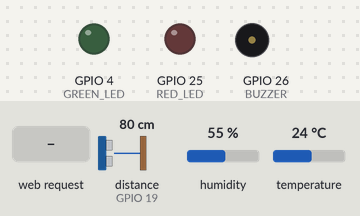
Bench run of a sketch on a simulated ESP32. Shown: output pins drawn as LEDs (lit = HIGH), buzzer (waves = sounding, pin HIGH). The test bench sets the inputs (shaded band); at power-on: distance to the obstacle (sensor on GPIO 19) 80 cm, humidity 55 %, temperature 24 °C. The echo pulse lasts 58.3 µs per cm; WiFi joins after 1.5 s; servers stay silent unless stated; pins used as bus, display or sensor lines are not drawn; what the sketch prints to the serial monitor is not drawn.

Above: at 2.7 s.
2.8 s: HTTP request GET /data received
At 3.4 s:
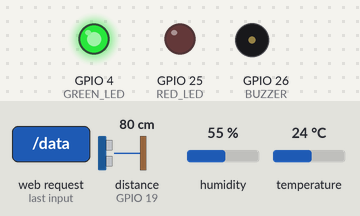
Timing chart, 0 to 5.8 s (numbered marks = the images above; inputs shaded):
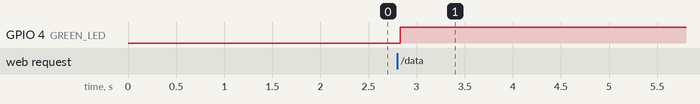

The sketch:

Water_Quality_Phone_.ino
```cpp
#include <WiFi.h>
#include <WebServer.h>
#include <DHT.h>

// ==== Pin Configuration ====
#define DHTPIN 21
#define DHTTYPE DHT11
#define TDS_PIN 34
#define TRIG_PIN 18
#define ECHO_PIN 19
#define RED_LED 25
#define GREEN_LED 4
#define BUZZER 26

// ==== WiFi Details ====
const char* ssid = "Oneplus 11R";
const char* password = "Password";

// ==== Sensor Setup ====
DHT dht(DHTPIN, DHTTYPE);
WebServer server(80);

// ==== Global Variables ====
float temperature, humidity, tds, waterLevel;
bool badWater, overflow;

void readSensors() {
  temperature = dht.readTemperature();
  humidity = dht.readHumidity();
  int analogValue = analogRead(TDS_PIN);
  float voltage = analogValue * (3.3 / 4095.0);
  tds = (133.42 * voltage * voltage * voltage - 255.86 * voltage * voltage + 857.39 * voltage) * 0.5;

  digitalWrite(TRIG_PIN, LOW);
  delayMicroseconds(2);
  digitalWrite(TRIG_PIN, HIGH);
  delayMicroseconds(10);
  digitalWrite(TRIG_PIN, LOW);
  long duration = pulseIn(ECHO_PIN, HIGH);
  waterLevel = duration * 0.034 / 2;

  badWater = (tds > 1000 || temperature < 10 || temperature > 50);
  overflow = (waterLevel < 3);

  digitalWrite(RED_LED, badWater || overflow);
  digitalWrite(GREEN_LED, !badWater && !overflow);
  digitalWrite(BUZZER, badWater || overflow);
}

String getHTML() {
  String html = R"rawliteral(
    <!DOCTYPE html>
    <html>
    <head>
      <meta charset="UTF-8">
      <meta name="viewport" content="width=device-width, initial-scale=1.0">
      <style>
        body {
          font-family: 'Segoe UI', Tahoma, Geneva, Verdana, sans-serif;
          background: linear-gradient(to right, #eef2f3, #8e9eab);
          color: #333;
          text-align: center;
          padding: 20px;
        }
        .container {
          max-width: 420px;
          margin: auto;
        }
        .card {
          background: #fff;
          padding: 20px;
          border-radius: 16px;
          box-shadow: 0 8px 20px rgba(0,0,0,0.1);
          margin-top: 20px;
        }
        h2 {
          color: #0066cc;
          font-size: 24px;
          margin-bottom: 12px;
        }
        .value {
          font-size: 20px;
          margin: 12px 0;
        }
        .label {
          font-weight: bold;
          margin-right: 10px;
        }
        .status {
          font-size: 18px;
          font-weight: bold;
          margin-top: 15px;
        }
        .ok { color: green; }
        .alert { color: red; }
        .refreshing {
          font-size: 12px;
          color: #888;
          margin-top: 5px;
        }
      </style>
      <script>
        setInterval(() => {
          fetch("/data")
            .then(res => res.json())
            .then(data => {
              document.getElementById("temp").innerHTML = data.temperature + " °C";
              document.getElementById("humid").innerHTML = data.humidity + " %";
              document.getElementById("tds").innerHTML = data.tds + " ppm";
              document.getElementById("level").innerHTML = data.level + " cm";
              document.getElementById("status").innerHTML = data.statusText;
              document.getElementById("status").className = "status " + data.statusClass;
            });
        }, 2000);
      </script>
    </head>
    <body>
      <div class="container">
        <h2>💧 ESP32 Water Quality Monitor</h2>
        <div class="card">
          <p class="value"><span class="label">🌡️ Temperature:</span><span id="temp">--</span></p>
          <p class="value"><span class="label">💦 Humidity:</span><span id="humid">--</span></p>
          <p class="value"><span class="label">🧪 TDS:</span><span id="tds">--</span></p>
          <p class="value"><span class="label">📏 Water Level:</span><span id="level">--</span></p>
          <p id="status" class="status">--</p>
          <p class="refreshing">🔄 Updating every 2 seconds...</p>
        </div>
      </div>
    </body>
    </html>
  )rawliteral";
  return html;
}

void setup() {
  Serial.begin(115200);
  dht.begin();
  pinMode(TRIG_PIN, OUTPUT);
  pinMode(ECHO_PIN, INPUT);
  pinMode(RED_LED, OUTPUT);
  pinMode(GREEN_LED, OUTPUT);
  pinMode(BUZZER, OUTPUT);

  WiFi.begin(ssid, password);
  Serial.print("Connecting to WiFi");
  while (WiFi.status() != WL_CONNECTED) {
    delay(500);
    Serial.print(".");
  }
  Serial.println("\nConnected! IP: " + WiFi.localIP().toString());

  server.on("/", []() {
    server.send(200, "text/html", getHTML());
  });

  server.on("/data", []() {
    readSensors();
    String statusText = "✅ All Normal";
    String statusClass = "ok";
    if (badWater && overflow) {
      statusText = "🚨 Bad Water + Overflow";
      statusClass = "alert";
    } else if (badWater) {
      statusText = "🚨 Bad Water Detected";
      statusClass = "alert";
    } else if (overflow) {
      statusText = "⚠️ Overflow Detected";
      statusClass = "alert";
    }

    String json = "{";
    json += "\"temperature\":" + String(temperature) + ",";
    json += "\"humidity\":" + String(humidity) + ",";
    json += "\"tds\":" + String(tds, 2) + ",";
    json += "\"level\":" + String(waterLevel, 1) + ",";
    json += "\"statusText\":\"" + statusText + "\",";
    json += "\"statusClass\":\"" + statusClass + "\"}";
    server.send(200, "application/json", json);
  });

  server.begin();
}

void loop() {
  server.handleClient();
}
```

Measured:
- after the input at 2.8 s, GPIO 4 (GREEN_LED): LOW → HIGH at once
